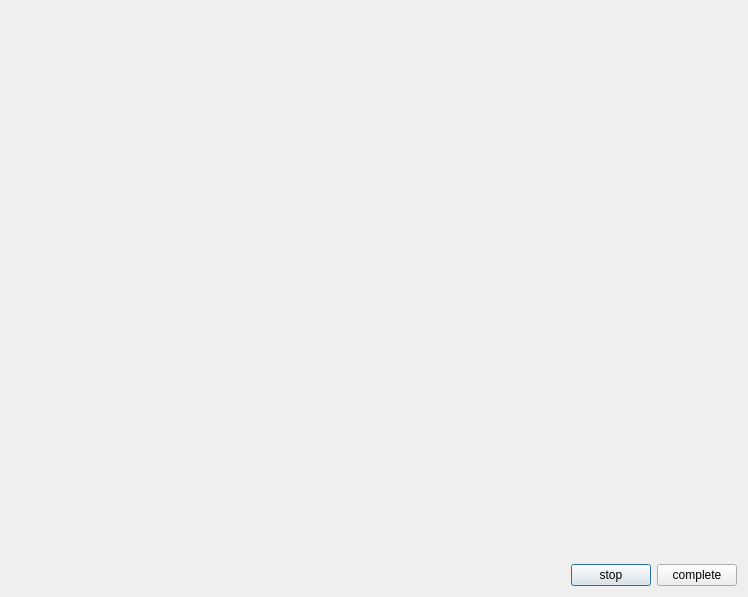
<?xml version="1.0" encoding="UTF-8"?>
<ui version="4.0">
 <class>Dialog</class>
 <widget class="QDialog" name="Dialog">
  <property name="geometry">
   <rect>
    <x>0</x>
    <y>0</y>
    <width>748</width>
    <height>597</height>
   </rect>
  </property>
  <property name="windowTitle">
   <string>Dialog</string>
  </property>
  <property name="sizeGripEnabled">
   <bool>false</bool>
  </property>
  <layout class="QHBoxLayout" name="horizontalLayout_2">
   <item>
    <layout class="QVBoxLayout" name="verticalLayout" stretch="5,1">
     <item>
      <widget class="MatplotlibWidget" name="widget" native="true"/>
     </item>
     <item>
      <layout class="QHBoxLayout" name="horizontalLayout">
       <item>
        <spacer name="horizontalSpacer">
         <property name="orientation">
          <enum>Qt::Horizontal</enum>
         </property>
         <property name="sizeHint" stdset="0">
          <size>
           <width>40</width>
           <height>20</height>
          </size>
         </property>
        </spacer>
       </item>
       <item>
        <widget class="QPushButton" name="pushButton">
         <property name="text">
          <string>stop</string>
         </property>
         <property name="checkable">
          <bool>true</bool>
         </property>
         <property name="checked">
          <bool>false</bool>
         </property>
        </widget>
       </item>
       <item>
        <widget class="QPushButton" name="pushButton_2">
         <property name="text">
          <string>complete</string>
         </property>
        </widget>
       </item>
      </layout>
     </item>
    </layout>
   </item>
  </layout>
 </widget>
 <customwidgets>
  <customwidget>
   <class>MatplotlibWidget</class>
   <extends>QWidget</extends>
   <header>MatplotlibWidget</header>
   <container>1</container>
  </customwidget>
 </customwidgets>
 <resources/>
 <connections/>
</ui>
